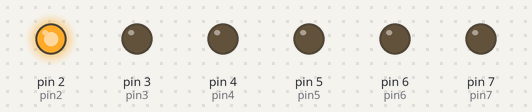
A sketch run on a simulated Arduino Uno, built with avr-gcc and run on an emulated ATmega328P. Shown: output pins drawn as LEDs (lit = HIGH).

Above: at 0.05 s.
At 0.65 s:
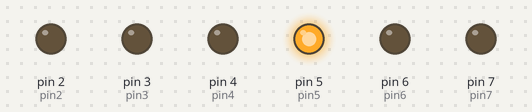
At 1.15 s:
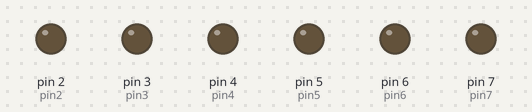
At 2.25 s:
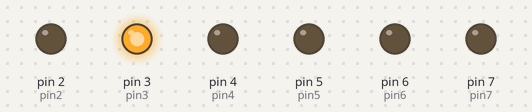
At 3.25 s:
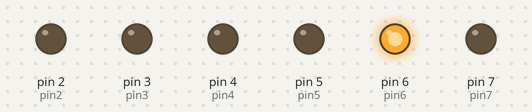
At 4.45 s:
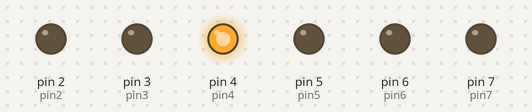
Timing chart, 0 to 4.8 s (numbered marks = the images above):
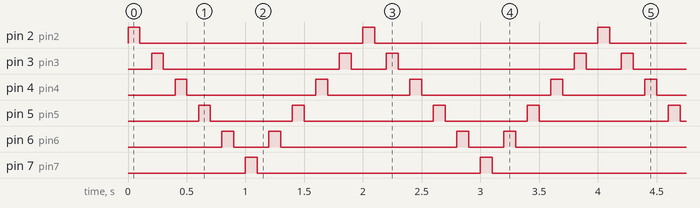

The sketch:

6.1.ino
```cpp
int pin2 = 2; // PIN-es de los LED
int pin3 = 3;
int pin4 = 4;
int pin5 = 5;
int pin6 = 6;
int pin7 = 7;
int timer = 100; // Temporizador
void setup() {
  pinMode(pin2, OUTPUT); // Configuración de los PIN-es como salida
  pinMode(pin3, OUTPUT);
  pinMode(pin4, OUTPUT);
  pinMode(pin5, OUTPUT);
  pinMode(pin6, OUTPUT);
  pinMode(pin7, OUTPUT);
}

void loop() {
 digitalWrite(pin2, HIGH); // Enciende y apaga secuencialmente LED-s
 delay(timer);
 digitalWrite(pin2, LOW);
 delay(timer);
 digitalWrite(pin3, HIGH);
 delay(timer);
 digitalWrite(pin3, LOW);
 delay(timer);
 digitalWrite(pin4, HIGH);
 delay(timer);
 digitalWrite(pin4, LOW);
 delay(timer);
 digitalWrite(pin5, HIGH);
 delay(timer);
 digitalWrite(pin5, LOW);
 delay(timer);
 digitalWrite(pin6, HIGH);
 delay(timer);
 digitalWrite(pin6, LOW);
 delay(timer);
 digitalWrite(pin7, HIGH);
 delay(timer);
 digitalWrite(pin7, LOW);
 delay(timer);
 digitalWrite(pin6, HIGH);
 delay(timer);
 digitalWrite(pin6, LOW);
 delay(timer);
 digitalWrite(pin5, HIGH);
 delay(timer);
 digitalWrite(pin5, LOW);
 delay(timer);
 digitalWrite(pin4, HIGH);
 delay(timer);
 digitalWrite(pin4, LOW);
 delay(timer);
 digitalWrite(pin3, HIGH);
 delay(timer);
 digitalWrite(pin3, LOW);
 delay(timer);
}
```

Measured:
- by itself, pin 2 (pin2), pin 7 (pin7): alternates HIGH for 0.10 s and LOW for 1.9 s
- by itself, pin 3 (pin3): repeats every 2.0 s: LOW 1.5 s, HIGH 0.10 s, LOW 0.30 s, HIGH 0.10 s
- by itself, pin 4 (pin4): repeats every 2.0 s: LOW 1.1 s, HIGH 0.10 s, LOW 0.70 s, HIGH 0.10 s
- by itself, pin 5 (pin5): repeats every 2.0 s: LOW 0.70 s, HIGH 0.10 s, LOW 1.1 s, HIGH 0.10 s
- by itself, pin 6 (pin6): repeats every 2.0 s: LOW 0.30 s, HIGH 0.10 s, LOW 1.5 s, HIGH 0.10 s
